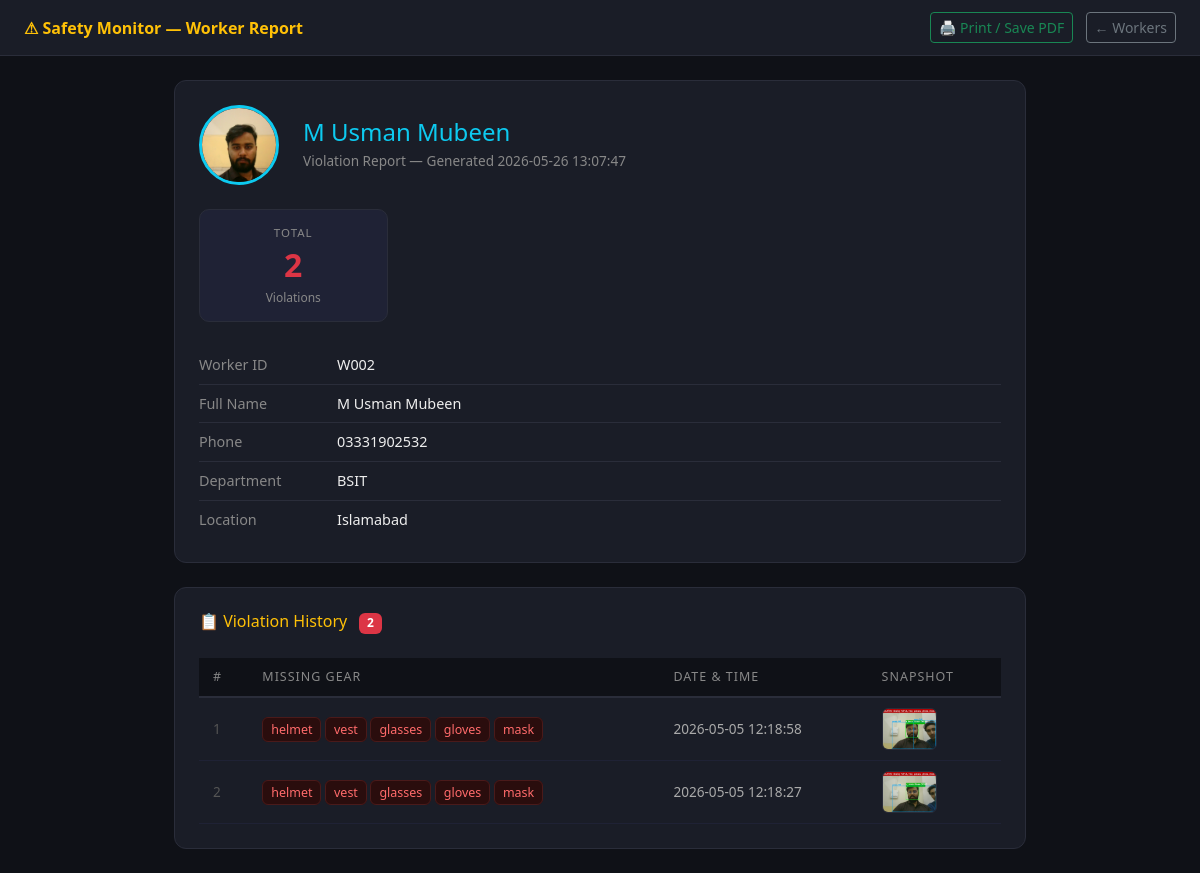
/worker_report/W002 (signed in), run on the app's committed database.
### tables this page shows
CREATE TABLE workers (
        id INTEGER PRIMARY KEY AUTOINCREMENT,
        worker_id TEXT UNIQUE NOT NULL,
        name TEXT NOT NULL,
        phone TEXT,
        department TEXT,
        location TEXT,
        image_path TEXT
    );

CREATE TABLE violations (
        id INTEGER PRIMARY KEY AUTOINCREMENT,
        worker_id TEXT,
        missing_gear TEXT,
        timestamp TEXT,
        snapshot_path TEXT
    );

### app.py (the view)
@app.route('/worker_report/<worker_id>')
@login_required
def worker_report(worker_id):
    worker = get_worker_by_id(worker_id)
    conn   = sqlite3.connect('safety.db')
    viols  = conn.execute(
        "SELECT * FROM violations WHERE worker_id=? ORDER BY id DESC",
        (worker_id,)
    ).fetchall()
    conn.close()
    now = datetime.now().strftime("%Y-%m-%d %H:%M:%S")
    return render_template('worker_report.html',
                           worker=worker,
                           violations=viols,
                           now=now)

### app.py (called while the page is built)
def login_required(f):
    @wraps(f)
    def decorated(*args, **kwargs):
        if not session.get('logged_in'):
            return redirect(url_for('login'))
        return f(*args, **kwargs)
    return decorated

### database.py (called while the page is built)
def get_worker_by_id(worker_id):
    conn = sqlite3.connect(DB_PATH)
    row = conn.execute(
        "SELECT * FROM workers WHERE worker_id = ?", (worker_id,)
    ).fetchone()
    conn.close()
    return row

### templates/worker_report.html (shortened to what this page needs)
<!DOCTYPE html>
<html lang="en">
<head>
  <link rel="stylesheet" href="https://cdn.jsdelivr.net/npm/bootstrap@5.3.0/dist/css/bootstrap.min.css">
</head>
<body>
<div class="topbar">
  <div class="topbar-brand">⚠ Safety Monitor — Worker Report</div>
  <div>
    <button onclick="printReport()"
            class="btn btn-sm btn-outline-success me-2">🖨️ Print / Save PDF</button>
    <a href="/workers" class="btn btn-sm btn-outline-secondary">← Workers</a>
  </div>
</div>
<div class="container p-4" style="max-width:900px">
  <div class="panel mb-4">
    <div class="d-flex align-items-center gap-4 mb-4">
      {% if worker and worker[6] %}
      <img src="/{{ worker[6] }}" class="rounded-circle"
           width="80" height="80"
           style="object-fit:cover; border:3px solid #0dcaf0">
      {% else %}
      <div class="rounded-circle bg-secondary d-flex align-items-center
                  justify-content-center"
           style="width:80px;height:80px;font-size:2rem;flex-shrink:0">👷</div>
      {% endif %}
      <div>
        <h4 class="text-info mb-1">{{ worker[2] if worker else 'Unknown' }}</h4>
        <div style="color:#888; font-size:0.85rem">
          Violation Report — Generated {{ now }}
        </div>
      </div>
    </div>
    <div class="row g-3 mb-4">
      <div class="col-6 col-md-3">
        <div class="stat-pill">
          <div style="font-size:0.72rem;color:#888;text-transform:uppercase;
                      letter-spacing:1px">Total</div>
          <div class="stat-num text-danger">{{ violations|length }}</div>
          <div style="font-size:0.75rem;color:#888">Violations</div>
        </div>
      </div>
    </div>
    <div>
      <div class="info-row">
        <span class="info-label">Worker ID</span>
        <span class="info-value">{{ worker[1] if worker else '—' }}</span>
      </div>
      <div class="info-row">
        <span class="info-label">Full Name</span>
        <span class="info-value">{{ worker[2] if worker else '—' }}</span>
      </div>
      <div class="info-row">
        <span class="info-label">Phone</span>
        <span class="info-value">{{ worker[3] if worker else '—' }}</span>
      </div>
      <div class="info-row">
        <span class="info-label">Department</span>
        <span class="info-value">{{ worker[4] if worker else '—' }}</span>
      </div>
      <div class="info-row">
        <span class="info-label">Location</span>
        <span class="info-value">{{ worker[5] if worker else '—' }}</span>
      </div>
    </div>
  </div>
  <div class="panel">
    <h6 class="text-warning mb-4">
      📋 Violation History
      <span class="badge bg-danger ms-2">{{ violations|length }}</span>
    </h6>
    <div style="overflow-x:auto">
      <table>
        <thead>
          <tr>
            <th>#</th>
            <th>Missing Gear</th>
            <th>Date & Time</th>
            <th>Snapshot</th>
          </tr>
        </thead>
        <tbody>
          {% for v in violations %}
          <tr>
            <td style="color:#555">{{ loop.index }}</td>
            <td>
              {% for gear in v[2].split(', ') %}
              <span class="badge-miss">{{ gear }}</span>
              {% endfor %}
            </td>
            <td style="color:#aaa">{{ v[3] }}</td>
            <td>
              {% if v[4] %}
              <img src="/{{ v[4] }}" width="55" height="42"
                   style="object-fit:cover; border-radius:6px;
                          border:1px solid #2a2d3a">
              {% else %}
              <span style="color:#444">—</span>
              {% endif %}
            </td>
          </tr>
          {% endfor %}
        </tbody>
      </table>
    </div>
  </div>
</div>
</body>
</html>

### templates/worker_report.html (style rules this page uses)
body { background: #0f1117; color: #eee; font-family: 'Segoe UI', sans-serif; }
.topbar { background: #1a1d27; border-bottom: 1px solid #2a2d3a; padding: 12px 24px; display:flex; align-items:center; justify-content:space-between; }
.topbar-brand { color: #ffc107; font-weight:700; }
.panel { background: #1a1d27; border: 1px solid #2a2d3a; border-radius: 12px; padding: 24px; }
.info-row { display:flex; gap:8px; padding:8px 0; border-bottom:1px solid #2a2d3a; font-size:0.9rem; }
.info-row:last-child { border-bottom:none; }
.info-label { color:#888; min-width:130px; }
.info-value { color:#eee; font-weight:500; }
table { width:100%; color:#eee; border-collapse:collapse; }
thead tr { background:#0f1117; border-bottom:2px solid #2a2d3a; }
thead th { padding:10px 14px; font-size:0.78rem; text-transform:uppercase; letter-spacing:1px; color:#888; font-weight:500; }
tbody tr { border-bottom:1px solid #1f2235; }
tbody td { padding:10px 14px; font-size:0.85rem; vertical-align:middle; }
.badge-miss { background:#2a0d0d; color:#ff6b6b; border:1px solid #4a1a1a; border-radius:6px; padding:3px 8px; font-size:0.78rem; }
.stat-pill { background:#1f2235; border:1px solid #2a2d3a; border-radius:10px; padding:14px 20px; text-align:center; }
.stat-num { font-size:2rem; font-weight:700; }

### data on the page
workers: image_path (picture), name "M Usman Mubeen", worker "W002", phone "03331902532", department "BSIT", location "Islamabad"
violations: gear "helmet" "vest" "glasses" "gloves" "mask", timestamp "2026-05-05 12:18:58", snapshot_path (picture)
violations: gear "helmet" "vest" "glasses" "gloves" "mask", timestamp "2026-05-05 12:18:27", snapshot_path (picture)

### other printed values
{{ violations|length }} "2"
